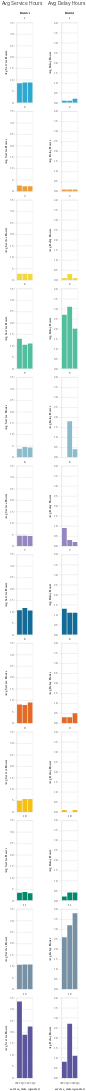

The notebook cell this image was saved under:
### Code cell
from shared_utils import styleguide
chart = (styleguide.apply_chart_config(alt.hconcat(bar1, bar2))
        )

chart

### Figure 1 — Vega-Lite specification as saved in the notebook (floating-point values rounded to 4 significant figures)
{"config": {"view": {"continuousWidth": 400, "continuousHeight": 300}, "axis": {"domainColor": "#cbcbcb", "grid": true, "gridColor": "#cbcbcb", "gridWidth": 1, "labelColor": "#474747", "labelFont": "Nunito Sans", "labelFontSize": 10, "labelPadding": 4, "tickColor": "#cbcbcb", "tickSize": 10, "titleColor": "#333", "titleFont": "Raleway", "titleFontSize": 12, "titlePadding": 10}, "axisBand": {"grid": false}, "background": "white", "font": "Raleway", "header": {"labelFont": "Nunito Sans", "titleFont": "Raleway"}, "legend": {"labelColor": "#333", "labelFont": "Nunito Sans", "labelFontSize": 11, "labelLimit": 0, "padding": 1, "symbolSize": 30, "symbolType": "square", "titleColor": "#333", "titleFont": "Raleway", "titleFontSize": 14, "titlePadding": 10}, "title": {"anchor": "middle", "font": "Raleway", "fontSize": 18, "fontWeight": 300, "offset": 20}}, "hconcat": [{"data": {"name": "data-096e086fbb867a69d2e465365fd88aa9"}, "facet": {"field": "District", "type": "nominal"}, "spec": {"mark": "bar", "encoding": {"color": {"field": "District", "legend": null, "scale": {"range": ["#2EA8CE", "#EB9F3C", "#F4D837", "#51BF9D", "#8CBCCB", "#9487C0", "#136C97", "#E16B26", "#F6BF16", "#00896B", "#7790A3", "#5B559C"]}, "title": null, "type": "nominal"}, "tooltip": [{"field": "District", "type": "quantitative"}, {"field": "year_quarter", "type": "nominal"}, {"field": "value", "type": "quantitative"}, {"field": "variable", "type": "nominal"}], "x": {"axis": {"format": "2022 Q%q"}, "field": "service_date", "timeUnit": "quarter", "type": "ordinal"}, "y": {"field": "value", "title": "Avg Service Hours", "type": "quantitative"}}, "selection": {"selector063": {"type": "interval", "bind": "scales", "encodings": ["x", "y"]}}}, "columns": 1, "spacing": 10, "title": "Avg Service Hours"}, {"data": {"name": "data-6325deef5fcacd98369c89a485fc1da4"}, "facet": {"field": "District", "type": "nominal"}, "spec": {"mark": "bar", "encoding": {"color": {"field": "District", "legend": null, "scale": {"range": ["#2EA8CE", "#EB9F3C", "#F4D837", "#51BF9D", "#8CBCCB", "#9487C0", "#136C97", "#E16B26", "#F6BF16", "#00896B", "#7790A3", "#5B559C"]}, "title": null, "type": "nominal"}, "tooltip": [{"field": "District", "type": "quantitative"}, {"field": "year_quarter", "type": "nominal"}, {"field": "value", "type": "quantitative"}, {"field": "variable", "type": "nominal"}], "x": {"axis": {"format": "2022 Q%q"}, "field": "service_date", "timeUnit": "quarter", "type": "ordinal"}, "y": {"field": "value", "title": "Avg Delay Hours", "type": "quantitative"}}, "selection": {"selector064": {"type": "interval", "bind": "scales", "encodings": ["x", "y"]}}}, "columns": 1, "spacing": 10, "title": "Avg Delay Hours"}], "$schema": "https://vega.github.io/schema/vega-lite/v4.17.0.json", "datasets": {"data-096e086fbb867a69d2e465365fd88aa9": [{"District": 1, "variable": "avg_service_hours", "value": 8.5, "service_date": "2022-05-04", "year_quarter": "Q2_2022", "quarter": "Q2", "year": 2022}, {"District": 2, "variable": "avg_service_hours", "value": 2.6, "service_date": "2022-05-04", "year_quarter": "Q2_2022", "quarter": "Q2", "year": 2022}, {"District": 3, "variable": "avg_service_hours", "value": 2.8, "service_date": "2022-05-04", "year_quarter": "Q2_2022", "quarter": "Q2", "year": 2022}, {"District": 4, "variable": "avg_service_hours", "value": 13.1, "service_date": "2022-05-04", "year_quarter": "Q2_2022", "quarter": "Q2", "year": 2022}, {"District": 5, "variable": "avg_service_hours", "value": 3.8, "service_date": "2022-05-04", "year_quarter": "Q2_2022", "quarter": "Q2", "year": 2022}, {"District": 6, "variable": "avg_service_hours", "value": 4.5, "service_date": "2022-05-04", "year_quarter": "Q2_2022", "quarter": "Q2", "year": 2022}, {"District": 7, "variable": "avg_service_hours", "value": 10.7, "service_date": "2022-05-04", "year_quarter": "Q2_2022", "quarter": "Q2", "year": 2022}, {"District": 8, "variable": "avg_service_hours", "value": 8.2, "service_date": "2022-05-04", "year_quarter": "Q2_2022", "quarter": "Q2", "year": 2022}, {"District": 9, "variable": "avg_service_hours", "value": 4.9, "service_date": "2022-05-04", "year_quarter": "Q2_2022", "quarter": "Q2", "year": 2022}, {"District": 10, "variable": "avg_service_hours", "value": 3.4, "service_date": "2022-05-04", "year_quarter": "Q2_2022", "quarter": "Q2", "year": 2022}, {"District": 11, "variable": "avg_service_hours", "value": 10.7, "service_date": "2022-05-04", "year_quarter": "Q2_2022", "quarter": "Q2", "year": 2022}, {"District": 12, "variable": "avg_service_hours", "value": 33.4, "service_date": "2022-05-04", "year_quarter": "Q2_2022", "quarter": "Q2", "year": 2022}, {"District": 1, "variable": "avg_service_hours", "value": 8.9, "service_date": "2022-08-17", "year_quarter": "Q3_2022", "quarter": "Q3", "year": 2022}, {"District": 2, "variable": "avg_service_hours", "value": 2.3, "service_date": "2022-08-17", "year_quarter": "Q3_2022", "quarter": "Q3", "year": 2022}, {"District": 3, "variable": "avg_service_hours", "value": 2.8, "service_date": "2022-08-17", "year_quarter": "Q3_2022", "quarter": "Q3", "year": 2022}, {"District": 4, "variable": "avg_service_hours", "value": 10.5, "service_date": "2022-08-17", "year_quarter": "Q3_2022", "quarter": "Q3", "year": 2022}, {"District": 5, "variable": "avg_service_hours", "value": 4.5, "service_date": "2022-08-17", "year_quarter": "Q3_2022", "quarter": "Q3", "year": 2022}, {"District": 6, "variable": "avg_service_hours", "value": 4.5, "service_date": "2022-08-17", "year_quarter": "Q3_2022", "quarter": "Q3", "year": 2022}, {"District": 7, "variable": "avg_service_hours", "value": 11.6, "service_date": "2022-08-17", "year_quarter": "Q3_2022", "quarter": "Q3", "year": 2022}, {"District": 8, "variable": "avg_service_hours", "value": 8.0, "service_date": "2022-08-17", "year_quarter": "Q3_2022", "quarter": "Q3", "year": 2022}, {"District": 9, "variable": "avg_service_hours", "value": 5.7, "service_date": "2022-08-17", "year_quarter": "Q3_2022", "quarter": "Q3", "year": 2022}, {"District": 10, "variable": "avg_service_hours", "value": 3.8, "service_date": "2022-08-17", "year_quarter": "Q3_2022", "quarter": "Q3", "year": 2022}, {"District": 11, "variable": "avg_service_hours", "value": 10.8, "service_date": "2022-08-17", "year_quarter": "Q3_2022", "quarter": "Q3", "year": 2022}, {"District": 12, "variable": "avg_service_hours", "value": 18.9, "service_date": "2022-08-17", "year_quarter": "Q3_2022", "quarter": "Q3", "year": 2022}, {"District": 1, "variable": "avg_service_hours", "value": 8.9, "service_date": "2022-10-12", "year_quarter": "Q4_2022", "quarter": "Q4", "year": 2022}, {"District": 2, "variable": "avg_service_hours", "value": 2.3, "service_date": "2022-10-12", "year_quarter": "Q4_2022", "quarter": "Q4", "year": 2022}, {"District": 3, "variable": "avg_service_hours", "value": 2.7, "service_date": "2022-10-12", "year_quarter": "Q4_2022", "quarter": "Q4", "year": 2022}, {"District": 4, "variable": "avg_service_hours", "value": 11.0, "service_date": "2022-10-12", "year_quarter": "Q4_2022", "quarter": "Q4", "year": 2022}, {"District": 5, "variable": "avg_service_hours", "value": 4.3, "service_date": "2022-10-12", "year_quarter": "Q4_2022", "quarter": "Q4", "year": 2022}, {"District": 6, "variable": "avg_service_hours", "value": 4.4, "service_date": "2022-10-12", "year_quarter": "Q4_2022", "quarter": "Q4", "year": 2022}, {"District": 7, "variable": "avg_service_hours", "value": 10.6, "service_date": "2022-10-12", "year_quarter": "Q4_2022", "quarter": "Q4", "year": 2022}, {"District": 8, "variable": "avg_service_hours", "value": 9.1, "service_date": "2022-10-12", "year_quarter": "Q4_2022", "quarter": "Q4", "year": 2022}, {"District": 9, "variable": "avg_service_hours", "value": 5.7, "service_date": "2022-10-12", "year_quarter": "Q4_2022", "quarter": "Q4", "year": 2022}, {"District": 10, "variable": "avg_service_hours", "value": 3.2, "service_date": "2022-10-12", "year_quarter": "Q4_2022", "quarter": "Q4", "year": 2022}, {"District": 11, "variable": "avg_service_hours", "value": 10.8, "service_date": "2022-10-12", "year_quarter": "Q4_2022", "quarter": "Q4", "year": 2022}, {"District": 12, "variable": "avg_service_hours", "value": 22.5, "service_date": "2022-10-12", "year_quarter": "Q4_2022", "quarter": "Q4", "year": 2022}], "data-6325deef5fcacd98369c89a485fc1da4": [{"District": 1, "variable": "avg_delay_hours", "value": 0.1, "service_date": "2022-05-04", "year_quarter": "Q2_2022", "quarter": "Q2", "year": 2022}, {"District": 2, "variable": "avg_delay_hours", "value": 0.1, "service_date": "2022-05-04", "year_quarter": "Q2_2022", "quarter": "Q2", "year": 2022}, {"District": 3, "variable": "avg_delay_hours", "value": 0.1, "service_date": "2022-05-04", "year_quarter": "Q2_2022", "quarter": "Q2", "year": 2022}, {"District": 4, "variable": "avg_delay_hours", "value": 2.7, "service_date": "2022-05-04", "year_quarter": "Q2_2022", "quarter": "Q2", "year": 2022}, {"District": 5, "variable": "avg_delay_hours", "value": 0.0, "service_date": "2022-05-04", "year_quarter": "Q2_2022", "quarter": "Q2", "year": 2022}, {"District": 6, "variable": "avg_delay_hours", "value": 0.9, "service_date": "2022-05-04", "year_quarter": "Q2_2022", "quarter": "Q2", "year": 2022}, {"District": 7, "variable": "avg_delay_hours", "value": 1.3, "service_date": "2022-05-04", "year_quarter": "Q2_2022", "quarter": "Q2", "year": 2022}, {"District": 8, "variable": "avg_delay_hours", "value": 0.3, "service_date": "2022-05-04", "year_quarter": "Q2_2022", "quarter": "Q2", "year": 2022}, {"District": 9, "variable": "avg_delay_hours", "value": 0.1, "service_date": "2022-05-04", "year_quarter": "Q2_2022", "quarter": "Q2", "year": 2022}, {"District": 10, "variable": "avg_delay_hours", "value": 0.2, "service_date": "2022-05-04", "year_quarter": "Q2_2022", "quarter": "Q2", "year": 2022}, {"District": 11, "variable": "avg_delay_hours", "value": 2.6, "service_date": "2022-05-04", "year_quarter": "Q2_2022", "quarter": "Q2", "year": 2022}, {"District": 12, "variable": "avg_delay_hours", "value": 0.8, "service_date": "2022-05-04", "year_quarter": "Q2_2022", "quarter": "Q2", "year": 2022}, {"District": 1, "variable": "avg_delay_hours", "value": 0.1, "service_date": "2022-08-17", "year_quarter": "Q3_2022", "quarter": "Q3", "year": 2022}, {"District": 2, "variable": "avg_delay_hours", "value": 0.1, "service_date": "2022-08-17", "year_quarter": "Q3_2022", "quarter": "Q3", "year": 2022}, {"District": 3, "variable": "avg_delay_hours", "value": 0.3, "service_date": "2022-08-17", "year_quarter": "Q3_2022", "quarter": "Q3", "year": 2022}, {"District": 4, "variable": "avg_delay_hours", "value": 3.1, "service_date": "2022-08-17", "year_quarter": "Q3_2022", "quarter": "Q3", "year": 2022}, {"District": 5, "variable": "avg_delay_hours", "value": 1.8, "service_date": "2022-08-17", "year_quarter": "Q3_2022", "quarter": "Q3", "year": 2022}, {"District": 6, "variable": "avg_delay_hours", "value": 0.3, "service_date": "2022-08-17", "year_quarter": "Q3_2022", "quarter": "Q3", "year": 2022}, {"District": 7, "variable": "avg_delay_hours", "value": 1.1, "service_date": "2022-08-17", "year_quarter": "Q3_2022", "quarter": "Q3", "year": 2022}, {"District": 8, "variable": "avg_delay_hours", "value": 0.3, "service_date": "2022-08-17", "year_quarter": "Q3_2022", "quarter": "Q3", "year": 2022}, {"District": 9, "variable": "avg_delay_hours", "value": 0.0, "service_date": "2022-08-17", "year_quarter": "Q3_2022", "quarter": "Q3", "year": 2022}, {"District": 10, "variable": "avg_delay_hours", "value": 0.4, "service_date": "2022-08-17", "year_quarter": "Q3_2022", "quarter": "Q3", "year": 2022}, {"District": 11, "variable": "avg_delay_hours", "value": 3.2, "service_date": "2022-08-17", "year_quarter": "Q3_2022", "quarter": "Q3", "year": 2022}, {"District": 12, "variable": "avg_delay_hours", "value": 2.7, "service_date": "2022-08-17", "year_quarter": "Q3_2022", "quarter": "Q3", "year": 2022}, {"District": 1, "variable": "avg_delay_hours", "value": 0.2, "service_date": "2022-10-12", "year_quarter": "Q4_2022", "quarter": "Q4", "year": 2022}, {"District": 2, "variable": "avg_delay_hours", "value": 0.1, "service_date": "2022-10-12", "year_quarter": "Q4_2022", "quarter": "Q4", "year": 2022}, {"District": 3, "variable": "avg_delay_hours", "value": 0.1, "service_date": "2022-10-12", "year_quarter": "Q4_2022", "quarter": "Q4", "year": 2022}, {"District": 4, "variable": "avg_delay_hours", "value": 2.0, "service_date": "2022-10-12", "year_quarter": "Q4_2022", "quarter": "Q4", "year": 2022}, {"District": 5, "variable": "avg_delay_hours", "value": 0.4, "service_date": "2022-10-12", "year_quarter": "Q4_2022", "quarter": "Q4", "year": 2022}, {"District": 6, "variable": "avg_delay_hours", "value": 0.2, "service_date": "2022-10-12", "year_quarter": "Q4_2022", "quarter": "Q4", "year": 2022}, {"District": 7, "variable": "avg_delay_hours", "value": 1.1, "service_date": "2022-10-12", "year_quarter": "Q4_2022", "quarter": "Q4", "year": 2022}, {"District": 8, "variable": "avg_delay_hours", "value": 0.5, "service_date": "2022-10-12", "year_quarter": "Q4_2022", "quarter": "Q4", "year": 2022}, {"District": 9, "variable": "avg_delay_hours", "value": 0.1, "service_date": "2022-10-12", "year_quarter": "Q4_2022", "quarter": "Q4", "year": 2022}, {"District": 10, "variable": "avg_delay_hours", "value": 0.4, "service_date": "2022-10-12", "year_quarter": "Q4_2022", "quarter": "Q4", "year": 2022}, {"District": 11, "variable": "avg_delay_hours", "value": 3.8, "service_date": "2022-10-12", "year_quarter": "Q4_2022", "quarter": "Q4", "year": 2022}, {"District": 12, "variable": "avg_delay_hours", "value": 1.1, "service_date": "2022-10-12", "year_quarter": "Q4_2022", "quarter": "Q4", "year": 2022}]}}
